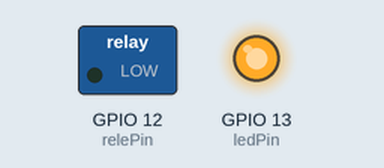
Bench run of a program on a simulated ESP8266 (NodeMCU). Parts: switched loads named in the program (green lamp = pin HIGH), output pins drawn as LEDs (lit = HIGH). WiFi joins after 1.5 s; servers stay silent unless stated; what the program prints to the serial monitor is not drawn.

Above: at 0.1 s.
At 1.6 s:
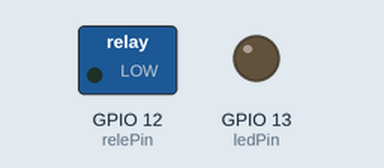
Timing chart, 0 to 3.1 s (numbered marks = the images above):
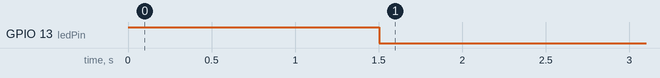

The program:

main.cpp
```cpp
#include "FirebaseESP8266.h"
#include <ESP8266WiFi.h>
#include <WiFiClient.h>

#define FIREBASE_HOST "project.firebaseio.com"  //Change to your Firebase RTDB project ID e.g. Your_Project_ID.firebaseio.com
#define FIREBASE_AUTH "key" //Change to your Firebase RTDB secret password
#define WIFI_SSID "ssid"
#define WIFI_PASSWORD "passkey"

//Define Firebase Data objects
FirebaseData firebaseData;

const int relePin = 12; //GPIO5 or D2 for Rele // GPIO12 Sonoff
const int ledPin = 13; //GPIO5 or D2 for Rele // GPIO12 Sonoff
String path = "/Espompa";
String nodeID = "Rele";      //This is this node ID to receive control


void setup()
{

    Serial.begin(9600);

    pinMode(ledPin, OUTPUT);
    pinMode(relePin, OUTPUT);
    digitalWrite(ledPin, HIGH);

    Serial.print("ciao");
    Serial.println();

    WiFi.begin(WIFI_SSID, WIFI_PASSWORD);
    Serial.print("Connecting to Wi-Fi");
    while (WiFi.status() != WL_CONNECTED)
    {
        Serial.print(".");
        digitalWrite(ledPin, HIGH); // LOW will turn on the LED
        delay(500);
        digitalWrite(ledPin, LOW); // LOW will turn on the LED
    }
    Serial.println();
    Serial.print("Connected with IP: ");
    Serial.println(WiFi.localIP());
    Serial.println();

    Firebase.begin(FIREBASE_HOST, FIREBASE_AUTH);
    Firebase.reconnectWiFi(true);

    if (!Firebase.beginStream(firebaseData, path + "/" + nodeID))
    {
        Serial.println("Could not begin stream");
        Serial.println("REASON: " + firebaseData.errorReason());
        Serial.println();
    }
}

void loop()
{
    if (!Firebase.readStream(firebaseData))
    {
        Serial.println();
        Serial.println("Can't read stream data");
        Serial.println("REASON: " + firebaseData.errorReason());
        Serial.println();
    }

    if (firebaseData.streamTimeout())
    {
        Serial.println();
        Serial.println("Stream timeout, resume streaming...");
        Serial.println();
    }

    if (firebaseData.streamAvailable())
    {
        if (firebaseData.dataType() == "boolean")
        {
            if (firebaseData.boolData())
                Serial.println("Set " + nodeID + " to High");
            else
                Serial.println("Set " + nodeID + " to Low");
            digitalWrite(relePin, firebaseData.boolData());
        }
    }

}
```
